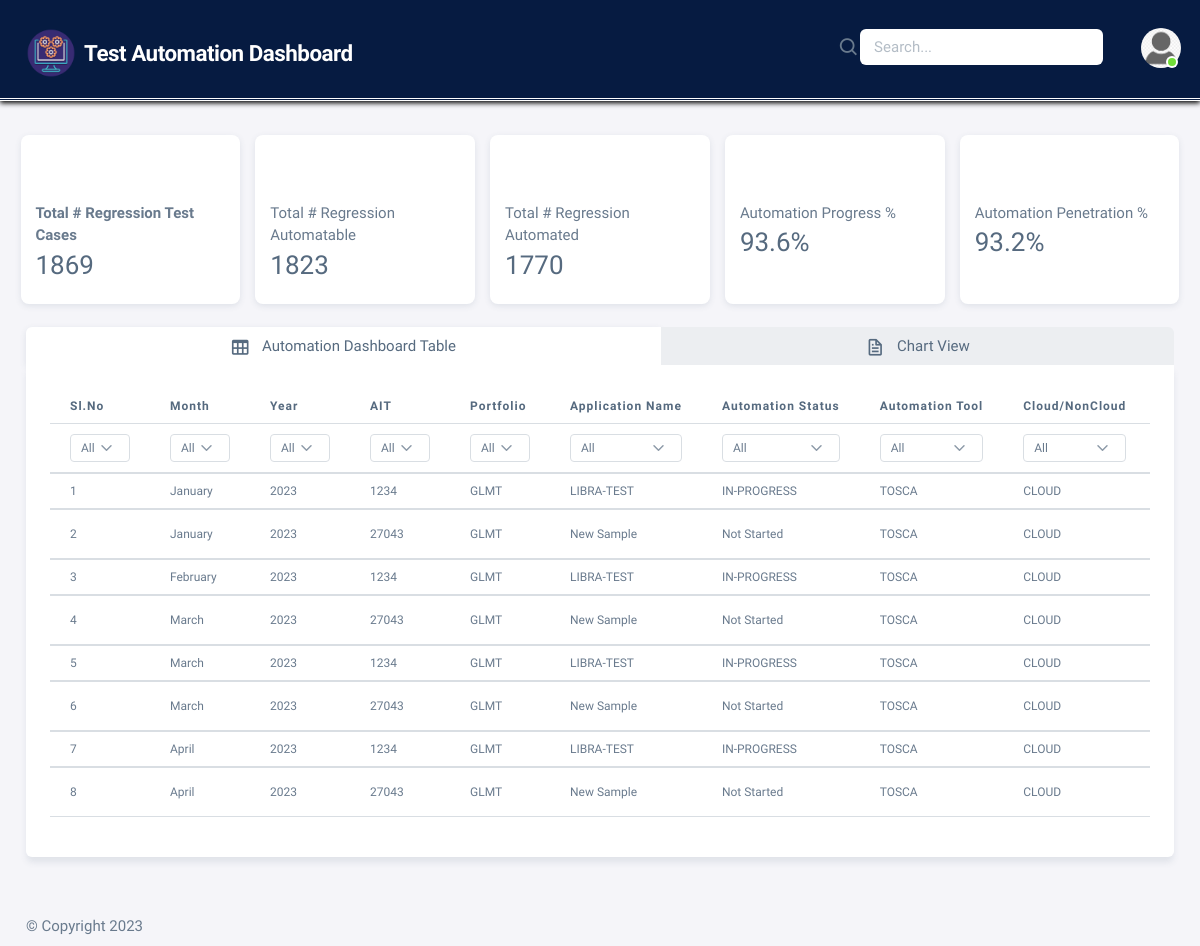
Before: /dashboard/ (signed in) with the older database file.
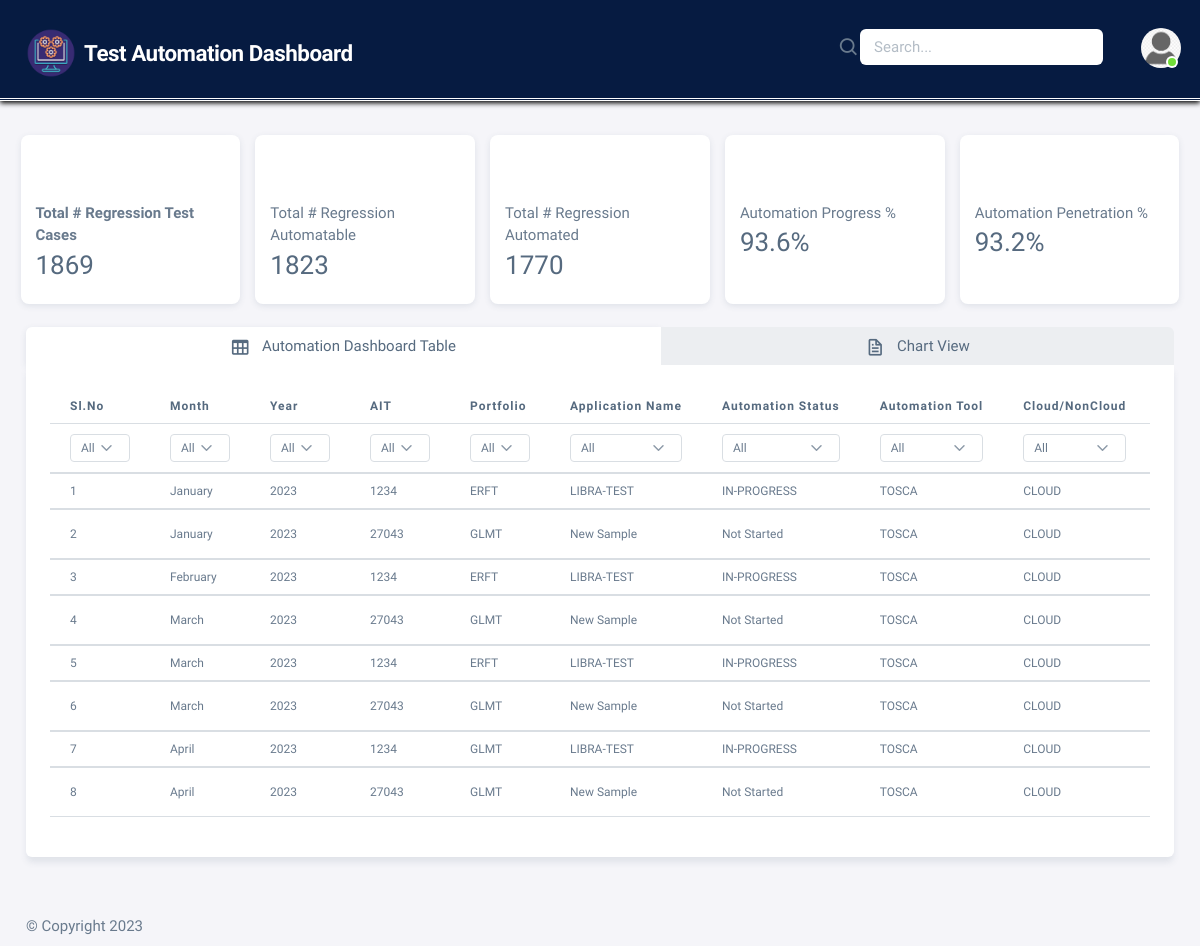
After: the same page with the newer database file.
### dashboard_app/models.py (models this page shows, shortened)
class automation_db(models.Model):
    serialnumber = models.IntegerField(primary_key=True, unique=True)
    month = models.CharField(max_length=15)
    year = models.CharField(max_length=10)
    portfolio = models.CharField(max_length=10)
    AIT_Number = models.IntegerField()
    application_name = models.CharField(max_length=30)
    could_noncloud = models.CharField(max_length=10)
    Automation_status = models.CharField(max_length=15)
    automation_tool = models.CharField(max_length=20)
    in_sprint = models.CharField(max_length=10)
    litmus_onboarding = models.CharField(max_length=10)
    no_of_overall_regression_scripts = models.CharField(max_length=20)
    no_of_inscope_reg_scripts = models.CharField(max_length=20)
    no_of_regscripts_automated = models.CharField(max_length=20)
    percentage_automation_complete = models.CharField(max_length=20)
    percentage_application_penetration = models.CharField(max_length=20)
    time_to_manuallyexecute = models.CharField(max_length=20)
    no_of_release = models.CharField(max_length=10)
    monthly_manual_executiontime = models.CharField(max_length=20)
    monthly_effort_spent_on_dev_automation = models.CharField(max_length=20)
    time_to_execute_1automatedtestcase = models.CharField(max_length=20)
    mothly_automate_executiontime = models.CharField(max_length=20)
    monthly_effort_spentin_maintaining_automation = models.CharField(max_length=20)
    monthly_effort_takes_toexecute_regscript = models.CharField(max_length=20)
    hours_saved_monthly = models.CharField(max_length=20)
    comments = models.TextField(null=True, blank=True)

### dashboard_app/views.py (the view)
# urls.py: path('dashboard/', login_required(index.as_view()), name='Dashboard'),
class index(generic.ListView):
    model = automation_db
    template_name = 'Index.html'
    login_url = '/login/'
    def get_context_data(self, *, object_list=None, **kwargs):
        context = super(index, self).get_context_data(**kwargs)
        context['no_of_overall_regression_scripts'] = \
        automation_db.objects.aggregate(no_of_overall_regression_scripts=Sum('no_of_overall_regression_scripts'))[
            'no_of_overall_regression_scripts']  # 1
        context['no_of_inscope_reg_scripts'] = \
        automation_db.objects.aggregate(no_of_inscope_reg_scripts=Sum('no_of_inscope_reg_scripts'))[
            'no_of_inscope_reg_scripts']  # 2
        context['no_of_regscripts_automated'] = \
        automation_db.objects.aggregate(no_of_regscripts_automated=Sum('no_of_regscripts_automated'))[
            'no_of_regscripts_automated']  # 3
        context['percentage_automation_complete_average'] = \
        automation_db.objects.aggregate(percentage_automation_complete_average=Avg('percentage_automation_complete'))[
            'percentage_automation_complete_average']  # 4
        context['percentage_application_penetration_average'] = automation_db.objects.aggregate(
            percentage_application_penetration_average=Avg('percentage_application_penetration'))[
            'percentage_application_penetration_average']  # 5
        return context

### dashboard_app/templates/Index.html (shortened to what the changed rows need)
{% load static %}
<html
  lang="en"
  class="light-style layout-menu-fixed"
  dir="ltr"
  data-theme="theme-default"
  data-assets-path="{% static 'assets/' %}"
  data-template="vertical-menu-template-free"
>
  <head>
    <link rel="stylesheet" href="{% static 'demo.css' %}">
    <link rel="stylesheet" href="{% static 'assets/vendor/fonts/boxicons.css' %}" />
    <link rel="stylesheet" href="{% static 'assets/vendor/css/core.css' %}" class="template-customizer-core-css" />
    <link rel="stylesheet" href="{% static 'assets/vendor/css/theme-default.css' %}" class="template-customizer-theme-css" />
    <link rel="stylesheet" href="{% static 'assets/vendor/libs/perfect-scrollbar/perfect-scrollbar.css' %}" />
    <link rel="stylesheet" href="{% static 'assets/vendor/libs/apex-charts/apex-charts.css' %}" />
  </head>
  <body>
    <div class="layout-wrapper layout-content-navbar">
      <div class="layout-container">
        <div class="layout-page">
          <div class="content-wrapper">
              {% block content %}
            <div class="container-xxl flex-grow-1 container-p-y">
    <div class="row">
        <div class="col-xl-12">
            <div class="nav-align-top mb-4">
                <div class="tab-content">
                    <div class="tab-pane fade show active" id="navs-justified-home" role="tabpanel">
                            <div class="table-responsive text-nowrap">
                            <table id="data" class="table table-hover table-custom">
                                    <thead>
                                        <tr class="text-nowrap">
                                                <th>Sl.No</th>
                                                <th>Month</th>
                                                <th>Year</th>
                                                <th>AIT</th>
                                                <th>Portfolio</th>
												<th>Application Name</th>
                                                <th>Automation Status</th>
                                                <th>Automation Tool</th>
                                                <th>Cloud/NonCloud</th>
												<th>In Sprint</th>
                                        </tr>
                                        <tr class="text-nowrap">
                                                <th>
                                                    <select class="column-filter form-select form-select-sm " data-column="0">
                                                      <option value="all">All</option>
                                                    </select>
                                                </th>
                                                <th>
                                                    <select class="column-filter form-select form-select-sm " data-column="1">
                                                      <option value="all">All</option>
                                                    </select>
                                                </th>
                                                <th>
                                                    <select class="column-filter form-select form-select-sm " data-column="2">
                                                      <option value="all">All</option>
                                                    </select>
                                                </th>
                                                <th>
                                                    <select class="column-filter form-select form-select-sm" data-column="3">
                                                      <option value="all">All</option>
                                                    </select>
                                                </th>
                                                <th>
                                                    <select class="column-filter form-select form-select-sm" data-column="4">
                                                      <option value="all">All</option>
                                                    </select>
                                                </th>
												<th>
                                                    <select class="column-filter form-select form-select-sm" data-column="5">
                                                      <option value="all">All</option>
                                                    </select>
                                                </th>
                                                <th>
                                                    <select class="column-filter form-select form-select-sm" data-column="6">
                                                      <option value="all">All</option>
                                                    </select>
                                                </th>
                                                <th>
                                                    <select class="column-filter form-select form-select-sm" data-column="7">
                                                      <option value="all">All</option>
                                                    </select>
                                                </th>
                                                <th>
                                                    <select class="column-filter form-select form-select-sm" data-column="8">
                                                      <option value="all">All</option>
                                                    </select>
                                                </th>
												<th>
                                                </th>
                                        </tr>
                                    </thead>
									{% for obj in object_list %}
                                    <tbody>
                                        <tr data-year="{{ obj.year }}">
                                                <td>{{ obj.serialnumber }}</td>
                                                <td>{{ obj.month }}</td>
                                                <td>{{ obj.year }}</td>
                                                <td>{{ obj.AIT_Number }}</td>
                                                <td>{{ obj.portfolio }}</td>
												<td>{{ obj.application_name }}</td>
												<td>{{ obj.Automation_status }}</td>
                                                <td>{{ obj.automation_tool }}</td>
                                                <td>{{ obj.could_noncloud }}</td>
												<td>{{ obj.in_sprint }}</td>
                                        </tr>
									</tbody>
									{% endfor %}
								</table>
                            </div>
                    </div>
                </div>
            </div>
        </div>
    </div>
                </div>
            </div>
            {% endblock content %}
          </div>
        </div>
      </div>
  </body>
</html>

Changed rows visible on the page:
changed automation_db id 1: portfolio "GLMT" → "ERFT"
changed automation_db "February": portfolio "GLMT" → "ERFT"
changed automation_db id 5: portfolio "GLMT" → "ERFT"
